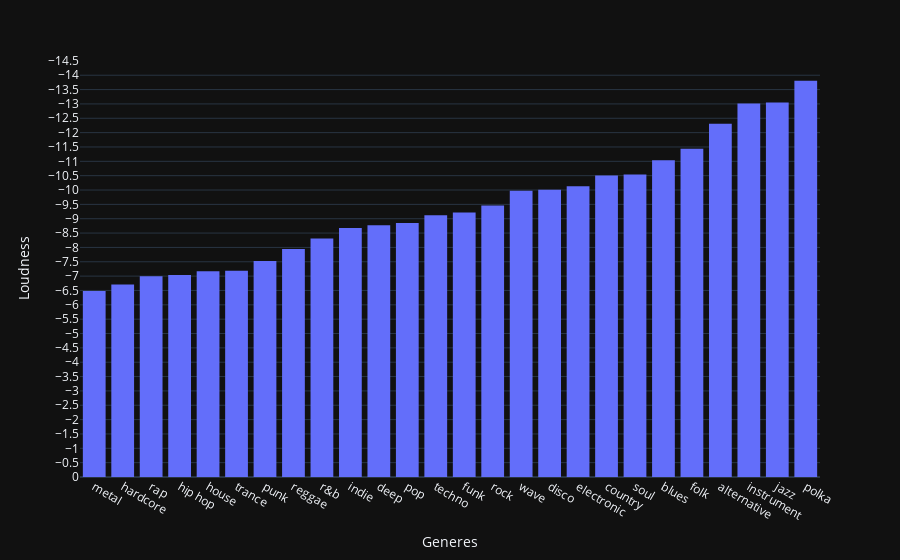

Notebook cell for this chart:
### Markdown cell above
# Loudness and genre

### Code cell
df=combinedDf.groupby(["artist_genre"],as_index=False)["loudness"].mean()
fig=px.histogram(df,x="artist_genre",y="loudness")
fig.update_xaxes(categoryorder="total descending")
fig.update_yaxes(autorange="reversed")
fig.layout["xaxis"]["title"]="Generes"
fig.layout["yaxis"]["title"]="Loudness"
fig.layout.yaxis.dtick=0.5
fig.show()

### Figure 1 — Plotly figure (JSON) as saved in the notebook; plotly's stock layout.template omitted (floating-point values rounded to 4 significant figures)
{"data": [{"alignmentgroup": "True", "bingroup": "x", "histfunc": "sum", "hovertemplate": "artist_genre=%{x}<br>sum of loudness=%{y}<extra></extra>", "legendgroup": "", "marker": {"color": "#636efa", "pattern": {"shape": ""}}, "name": "", "offsetgroup": "", "orientation": "v", "showlegend": false, "x": ["alternative", "blues", "country", "deep", "disco", "electronic", "folk", "funk", "hardcore", "hip hop", "house", "indie", "instrument", "jazz", "metal", "polka", "pop", "punk", "r&b", "rap", "reggae", "rock", "soul", "techno", "trance", "wave"], "xaxis": "x", "y": [-12.31, -11.04, -10.51, -8.771, -10.01, -10.13, -11.44, -9.213, -6.709, -7.043, -7.171, -8.675, -13.01, -13.05, -6.485, -13.8, -8.851, -7.524, -8.309, -6.999, -7.941, -9.463, -10.54, -9.125, -7.186, -9.977], "yaxis": "y", "type": "histogram"}], "layout": {"xaxis": {"anchor": "y", "domain": [0.0, 1.0], "title": {"text": "Generes"}, "categoryorder": "total descending"}, "yaxis": {"anchor": "x", "domain": [0.0, 1.0], "title": {"text": "Loudness"}, "autorange": "reversed", "dtick": 0.5}, "legend": {"tracegroupgap": 0}, "margin": {"t": 60}, "barmode": "relative"}}
